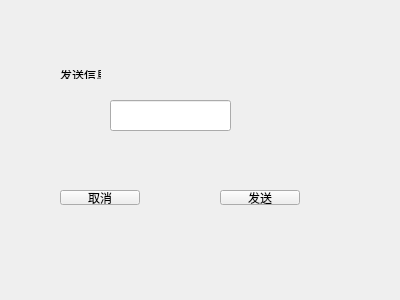
<?xml version="1.0" encoding="UTF-8"?>
<ui version="4.0">
 <class>chat</class>
 <widget class="QWidget" name="chat">
  <property name="geometry">
   <rect>
    <x>0</x>
    <y>0</y>
    <width>400</width>
    <height>300</height>
   </rect>
  </property>
  <property name="windowTitle">
   <string>Form</string>
  </property>
  <widget class="QLabel" name="label">
   <property name="geometry">
    <rect>
     <x>60</x>
     <y>70</y>
     <width>41</width>
     <height>9</height>
    </rect>
   </property>
   <property name="text">
    <string>发送信息</string>
   </property>
  </widget>
  <widget class="QLineEdit" name="messagge">
   <property name="geometry">
    <rect>
     <x>110</x>
     <y>100</y>
     <width>121</width>
     <height>31</height>
    </rect>
   </property>
  </widget>
  <widget class="QPushButton" name="canclebtn">
   <property name="geometry">
    <rect>
     <x>60</x>
     <y>190</y>
     <width>80</width>
     <height>15</height>
    </rect>
   </property>
   <property name="text">
    <string>取消</string>
   </property>
  </widget>
  <widget class="QPushButton" name="sendbtn">
   <property name="geometry">
    <rect>
     <x>220</x>
     <y>190</y>
     <width>80</width>
     <height>15</height>
    </rect>
   </property>
   <property name="text">
    <string>发送</string>
   </property>
  </widget>
 </widget>
 <resources/>
 <connections/>
</ui>
